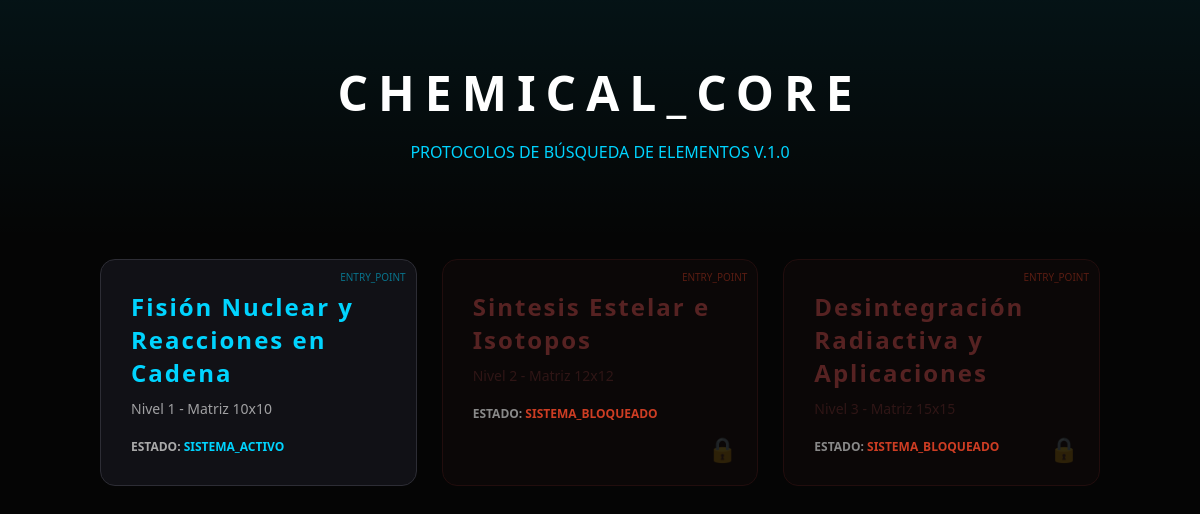
The page / on the database its author committed.
### core/models.py (models this page shows, shortened)
class Nivel(models.Model):
    numero = models.IntegerField(unique=True)
    titulo = models.CharField(max_length=100)
    dimension = models.IntegerField(default=15)
    desbloqueado = models.BooleanField(default=False)
    class Meta:
        ordering = ['numero']

### core/views.py (the view)
# urls.py: 2. Add a URL to urlpatterns:  path('', views.home, name='home')
def home(request):
    niveles = Nivel.objects.all().order_by('numero')
    return render(request, 'index.html', {'niveles': niveles})

### core/templates/index.html (shortened to what this page needs)
{% load static %}
<!DOCTYPE html>
<html lang="es">
<head>
</head>
<body>
<div class="hero">
    <h1 class="glitch-title">CHEMICAL_CORE</h1>
    <p style="color: var(--neon)">PROTOCOLOS DE BÚSQUEDA DE ELEMENTOS V.1.0</p>
</div>
<div class="grid-menu">
    {% for nivel in niveles %}
    <div class="tema-card" id="card-{{ nivel.numero }}"
         onclick="intentarEntrar({{ nivel.numero }}, '{% url 'jugar' nivel.id %}')">
        <h2>{{ nivel.titulo }}</h2>
        <p>Nivel {{ nivel.numero }} - Matriz {{ nivel.dimension }}x{{ nivel.dimension }}</p>
        <div class="estado-label">
            ESTADO: <span id="estado-{{ nivel.numero }}">...</span>
        </div>
        {% if nivel.numero > 1 %}
        <div class="lock-icon" id="lock-{{ nivel.numero }}">🔒</div>
        {% endif %}
    </div>
    {% endfor %}
</div>
</body>
</html>

### core/templates/index.html (style rules this page uses)
:root { --bg: #050505; --neon: #00d4ff; --surface: #111116; --danger: #ff4b2b; --success: #00ff88; }
body { background: var(--bg); color: white; font-family: 'Segoe UI', sans-serif; display: flex; flex-direction: column; align-items: center; min-height: 100vh; margin: 0; }
.hero { text-align: center; padding: 60px 20px; background: linear-gradient(to bottom, #00d4ff11, transparent); width: 100%; }
.glitch-title { font-size: 3rem; text-transform: uppercase; font-weight: 900; letter-spacing: 10px; margin: 0; }
.grid-menu { display: grid; grid-template-columns: repeat(auto-fit, minmax(280px, 1fr)); gap: 25px; max-width: 1000px; width: 90%; padding: 20px; }
.tema-card { background: var(--surface); border: 1px solid #2d2d35; padding: 30px; border-radius: 15px; text-decoration: none; color: white; transition: 0.4s; position: relative; overflow: hidden; cursor: pointer; }
.tema-card::before { content: "ENTRY_POINT"; position: absolute; top: 10px; right: 10px; font-size: 10px; color: var(--neon); opacity: 0.5; }
.tema-card.unlocked h2 { color: var(--neon); }
.tema-card.locked { cursor: not-allowed; border-color: #2a1010; background: #0d0808; opacity: 0.8; }
.tema-card.locked::before { color: var(--danger); opacity: 0.4; }
.tema-card.locked h2 { color: #6b2a2a; }
.tema-card.locked p { color: #3a1a1a; opacity: 1; }
.lock-icon { position: absolute; bottom: 20px; right: 20px; font-size: 1.5rem; opacity: 0.2; }
.tema-card h2 { margin: 0; letter-spacing: 2px; }
.tema-card p { opacity: 0.6; font-size: 14px; margin-top: 10px; }
.estado-label { margin-top: 20px; font-size: 12px; font-weight: bold; color: #aaa; }

### rows shown on the page
Nivel: titulo "Fisión Nuclear y Reacciones en Cadena", numero "1", dimension "10"
Nivel: titulo "Sintesis Estelar e Isotopos", numero "2", dimension "12"
Nivel: titulo "Desintegración Radiactiva y Aplicaciones", numero "3", dimension "15"
